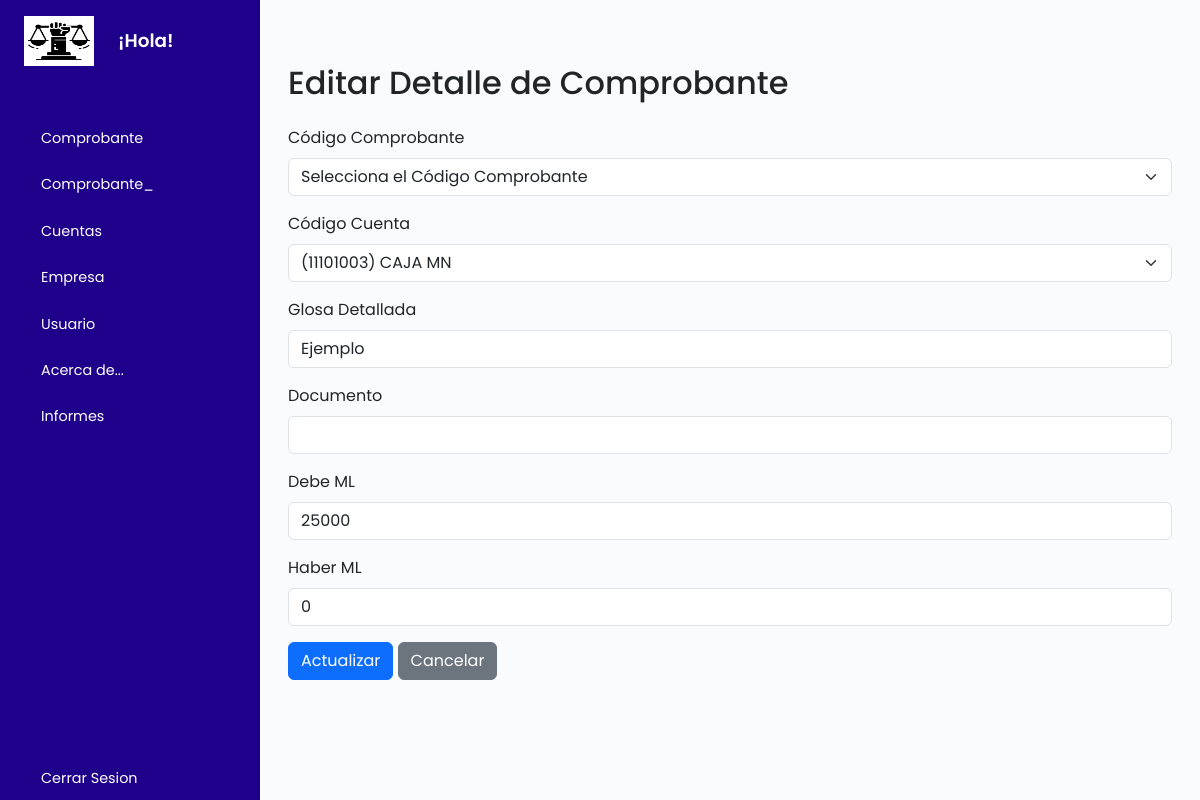
Page /tcomprobante_/update.php?id=30 on the committed database.
### tables this page shows
CREATE TABLE `tcomprobantes_` (
  `idcomprobante_` int(11) NOT NULL,
  `codcomprobante` int(11) NOT NULL,
  `codcta` varchar(255) DEFAULT NULL,
  `glosad` varchar(255) NOT NULL,
  `debeml` double NOT NULL,
  `haberml` double NOT NULL
);

### tcomprobante_/update.php (the view, shortened to what this page needs)
<?php
    include_once("../plantilla/inicio.php");
?>
        <div class="main p-3">
        <body>
<div class="container mt-5">
    <h2 class="mb-4">Editar Detalle de Comprobante</h2>
    <?php
    include '../cone.php';
    if (isset($_GET['id'])) {
        $idcomprobante_ = $_GET['id'];
        $sql = "SELECT * FROM tcomprobantes_ WHERE idcomprobante_='$idcomprobante_'";
        $result = $conn->query($sql);
        if ($result->num_rows > 0) {
            $row = $result->fetch_assoc();
        } else {
            echo "<div class='alert alert-warning' role='alert'>No se encontró el registro</div>";
            exit();
        }
    } else {
        echo "<div class='alert alert-warning' role='alert'>No se especificó un ID</div>";
        exit();
    }
    $sql_cuentas = "SELECT * FROM tcuentas";
    $result_cuentas = $conn->query($sql_cuentas);
    ?>
    <form method="post" action="update_process.php">
        <div class="mb-3">
            <label for="codcomprobante" class="form-label">Código Comprobante</label>
            <select class="form-select" id="codcomprobante" name="codcomprobante" required>
                <option value="" selected disabled>Selecciona el Código Comprobante</option>
            </select>
        </div>
        <div class="mb-3">
    <label for="codcta" class="form-label">Código Cuenta</label>
    <select class="form-select" id="codcta" name="codcta" required>
        <?php
        if ($result_cuentas->num_rows > 0) {
            while ($row_cuentas = $result_cuentas->fetch_assoc()) {
                $codigo = $row_cuentas['codigo'];
                $nombre = $row_cuentas['nombrecuenta'];
                $selected = $codigo == $row['codcta'] ? 'selected' : '';
                echo "<option value='$codigo' $selected>($codigo) $nombre</option>";
            }
        }
        ?>
    </select>
</div>
        <div class="mb-3">
            <label for="glosad" class="form-label">Glosa Detallada</label>
            <input type="text" class="form-control" id="glosad" name="glosad" value="<?php echo $row['glosad']; ?>" required>
        </div>
        <div class="mb-3">
            <label for="documento" class="form-label">Documento</label>
            <input type="text" class="form-control" id="documento" name="documento" value="<?php echo $row['documento']; ?>" required>
        </div>
        <div class="mb-3">
            <label for="debeml" class="form-label">Debe ML</label>
            <input type="text" class="form-control" id="debeml" name="debeml" value="<?php echo $row['debeml']; ?>" required>
        </div>
        <div class="mb-3">
            <label for="haberml" class="form-label">Haber ML</label>
            <input type="text" class="form-control" id="haberml" name="haberml" value="<?php echo $row['haberml']; ?>" required>
        </div>
        <button type="submit" class="btn btn-primary">Actualizar</button>
        <a href="index.php" class="btn btn-secondary">Cancelar</a>
    </form>
</div>
        </div>
    </div>
    <?php
    include_once("../plantilla/final.php");
?>

### style.css (style rules this page uses)
a { text-decoration: none; }
body { font-family: 'Poppins', sans-serif; }
.main { min-height: 100vh; width: 100%; overflow: hidden; transition: all 0.35s ease-in-out; background-color: #fafbfe; }

### rows in the picture
tcomprobantes_: glosad "Ejemplo", debeml "25000", haberml "0"
